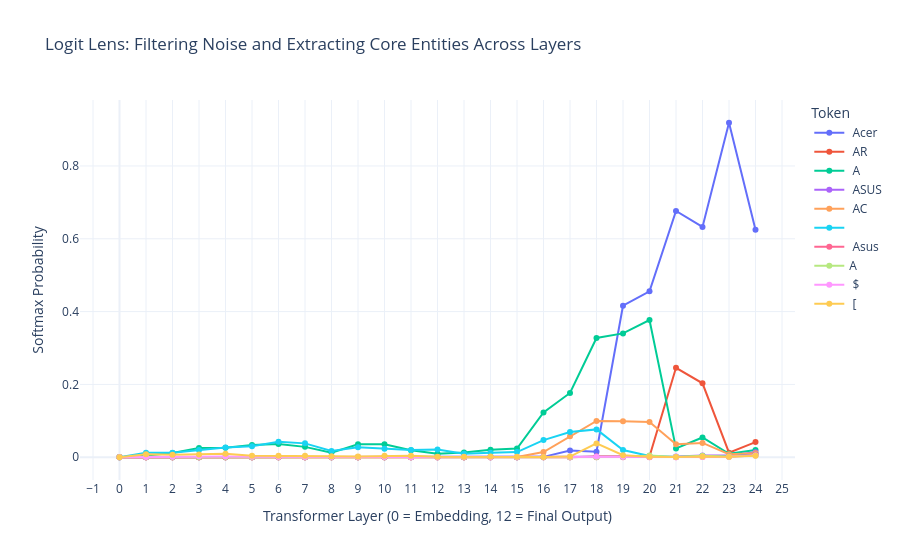

The notebook cell this image was saved under:
### Code cell
# Generate Interactive Plotly Chart
fig = px.line(
    df,
    x="Layer_Num",
    y="Probability",
    color="Token",
    title="Logit Lens: Filtering Noise and Extracting Core Entities Across Layers",
    labels={
        "Layer_Num": "Transformer Layer (0 = Embedding, 12 = Final Output)",
        "Probability": "Softmax Probability"
    },
    markers=True,
    template="plotly_white"
)

fig.update_layout(
    xaxis=dict(tickmode='linear', tick0=0, dtick=1),
    hovermode="x unified"
)

# Renders the interactive widget in Colab
fig.show()

### Figure 1 — Plotly figure (JSON) as saved in the notebook; plotly's stock layout.template omitted (floating-point values rounded to 4 significant figures)
{"data": [{"hovertemplate": "Token= Acer<br>Transformer Layer (0 = Embedding, 12 = Final Output)=%{x}<br>Softmax Probability=%{y}<extra></extra>", "legendgroup": " Acer", "line": {"color": "#636efa", "dash": "solid"}, "marker": {"symbol": "circle"}, "mode": "lines+markers", "name": " Acer", "orientation": "v", "showlegend": true, "type": "scatter", "x": [0, 1, 2, 3, 4, 5, 6, 7, 8, 9, 10, 11, 12, 13, 14, 15, 16, 17, 18, 19, 20, 21, 22, 23, 24], "xaxis": "x", "y": [2.398e-23, 6.705e-06, 4.975e-06, 1.601e-05, 5.572e-06, 3.086e-05, 1.883e-05, 8.703e-06, 5.174e-06, 4.068e-06, 4.705e-06, 2.104e-06, 7.336e-07, 1.411e-06, 7.788e-07, 6.461e-06, 0.001032, 0.01842, 0.01528, 0.4161, 0.4556, 0.6763, 0.6325, 0.9186, 0.6246], "yaxis": "y"}, {"hovertemplate": "Token= AR<br>Transformer Layer (0 = Embedding, 12 = Final Output)=%{x}<br>Softmax Probability=%{y}<extra></extra>", "legendgroup": " AR", "line": {"color": "#EF553B", "dash": "solid"}, "marker": {"symbol": "circle"}, "mode": "lines+markers", "name": " AR", "orientation": "v", "showlegend": true, "type": "scatter", "x": [0, 1, 2, 3, 4, 5, 6, 7, 8, 9, 10, 11, 12, 13, 14, 15, 16, 17, 18, 19, 20, 21, 22, 23, 24], "xaxis": "x", "y": [1.69e-29, 0.0001035, 0.0002941, 0.0001872, 5.409e-05, 4.01e-05, 4.718e-05, 4.314e-05, 1.206e-05, 1.032e-05, 1.728e-05, 3.483e-05, 1.851e-05, 4.795e-06, 6.46e-06, 6.569e-06, 2.211e-05, 0.0002084, 0.002402, 0.001728, 0.002103, 0.2457, 0.2031, 0.01242, 0.0417], "yaxis": "y"}, {"hovertemplate": "Token= A<br>Transformer Layer (0 = Embedding, 12 = Final Output)=%{x}<br>Softmax Probability=%{y}<extra></extra>", "legendgroup": " A", "line": {"color": "#00cc96", "dash": "solid"}, "marker": {"symbol": "circle"}, "mode": "lines+markers", "name": " A", "orientation": "v", "showlegend": true, "type": "scatter", "x": [0, 1, 2, 3, 4, 5, 6, 7, 8, 9, 10, 11, 12, 13, 14, 15, 16, 17, 18, 19, 20, 21, 22, 23, 24], "xaxis": "x", "y": [1.279e-28, 0.004653, 0.01172, 0.02521, 0.02614, 0.03355, 0.0363, 0.0285, 0.01275, 0.03553, 0.03595, 0.01922, 0.009314, 0.01302, 0.02083, 0.02399, 0.1229, 0.1765, 0.3275, 0.3401, 0.3769, 0.02422, 0.05426, 0.009638, 0.01999], "yaxis": "y"}, {"hovertemplate": "Token= ASUS<br>Transformer Layer (0 = Embedding, 12 = Final Output)=%{x}<br>Softmax Probability=%{y}<extra></extra>", "legendgroup": " ASUS", "line": {"color": "#ab63fa", "dash": "solid"}, "marker": {"symbol": "circle"}, "mode": "lines+markers", "name": " ASUS", "orientation": "v", "showlegend": true, "type": "scatter", "x": [0, 1, 2, 3, 4, 5, 6, 7, 8, 9, 10, 11, 12, 13, 14, 15, 16, 17, 18, 19, 20, 21, 22, 23, 24], "xaxis": "x", "y": [2.751e-26, 5.612e-07, 9.71e-07, 3.476e-06, 1.987e-06, 5.621e-06, 5.009e-06, 1.39e-06, 2.13e-07, 2.049e-07, 3.858e-07, 2.613e-07, 2.522e-07, 2.987e-08, 2.646e-08, 9.12e-08, 4.453e-06, 4.426e-05, 0.0004642, 0.0009974, 0.001023, 0.001801, 0.005096, 0.004888, 0.01353], "yaxis": "y"}, {"hovertemplate": "Token= AC<br>Transformer Layer (0 = Embedding, 12 = Final Output)=%{x}<br>Softmax Probability=%{y}<extra></extra>", "legendgroup": " AC", "line": {"color": "#FFA15A", "dash": "solid"}, "marker": {"symbol": "circle"}, "mode": "lines+markers", "name": " AC", "orientation": "v", "showlegend": true, "type": "scatter", "x": [0, 1, 2, 3, 4, 5, 6, 7, 8, 9, 10, 11, 12, 13, 14, 15, 16, 17, 18, 19, 20, 21, 22, 23, 24], "xaxis": "x", "y": [1.102e-28, 2.354e-05, 4.123e-05, 5.203e-05, 5.176e-05, 3.88e-05, 8.397e-05, 3.467e-05, 2.573e-05, 4.858e-05, 5.786e-05, 3.674e-05, 8.979e-06, 3.588e-05, 5.598e-05, 0.0005405, 0.01419, 0.05736, 0.09986, 0.09917, 0.09689, 0.03565, 0.03934, 0.008495, 0.01091], "yaxis": "y"}, {"hovertemplate": "Token=\n<br>Transformer Layer (0 = Embedding, 12 = Final Output)=%{x}<br>Softmax Probability=%{y}<extra></extra>", "legendgroup": "\n", "line": {"color": "#19d3f3", "dash": "solid"}, "marker": {"symbol": "circle"}, "mode": "lines+markers", "name": "\n", "orientation": "v", "showlegend": true, "type": "scatter", "x": [0, 1, 2, 3, 4, 5, 6, 7, 8, 9, 10, 11, 12, 13, 14, 15, 16, 17, 18, 19, 20, 21, 22, 23, 24], "xaxis": "x", "y": [2.318e-25, 0.01225, 0.01257, 0.01958, 0.02651, 0.03031, 0.04276, 0.03811, 0.01722, 0.02731, 0.02314, 0.0201, 0.02105, 0.009438, 0.0127, 0.01431, 0.04717, 0.06922, 0.07648, 0.01989, 0.003321, 0.0006873, 0.003527, 0.002312, 0.007169], "yaxis": "y"}, {"hovertemplate": "Token= Asus<br>Transformer Layer (0 = Embedding, 12 = Final Output)=%{x}<br>Softmax Probability=%{y}<extra></extra>", "legendgroup": " Asus", "line": {"color": "#FF6692", "dash": "solid"}, "marker": {"symbol": "circle"}, "mode": "lines+markers", "name": " Asus", "orientation": "v", "showlegend": true, "type": "scatter", "x": [0, 1, 2, 3, 4, 5, 6, 7, 8, 9, 10, 11, 12, 13, 14, 15, 16, 17, 18, 19, 20, 21, 22, 23, 24], "xaxis": "x", "y": [4.234e-25, 1.798e-07, 1.986e-07, 5.187e-07, 2.787e-07, 4.118e-07, 1.141e-07, 5.806e-08, 2.196e-08, 4.424e-08, 5.444e-08, 2.821e-08, 1.331e-08, 1.094e-08, 1.611e-08, 9.573e-08, 2.29e-06, 2.483e-05, 0.0001131, 0.0001798, 0.000228, 0.0001536, 0.0007333, 0.001478, 0.00705], "yaxis": "y"}, {"hovertemplate": "Token=A<br>Transformer Layer (0 = Embedding, 12 = Final Output)=%{x}<br>Softmax Probability=%{y}<extra></extra>", "legendgroup": "A", "line": {"color": "#B6E880", "dash": "solid"}, "marker": {"symbol": "circle"}, "mode": "lines+markers", "name": "A", "orientation": "v", "showlegend": true, "type": "scatter", "x": [0, 1, 2, 3, 4, 5, 6, 7, 8, 9, 10, 11, 12, 13, 14, 15, 16, 17, 18, 19, 20, 21, 22, 23, 24], "xaxis": "x", "y": [9.491e-23, 0.0001955, 0.0001304, 6.866e-05, 5.547e-05, 3.438e-05, 6.109e-05, 5.883e-05, 2.843e-05, 3.52e-05, 3.884e-05, 9.934e-06, 1.881e-06, 1.394e-06, 8.323e-07, 2.319e-06, 3.854e-05, 6.213e-05, 0.000131, 0.000919, 0.004973, 0.0004979, 0.003872, 0.001574, 0.005038], "yaxis": "y"}, {"hovertemplate": "Token= $<br>Transformer Layer (0 = Embedding, 12 = Final Output)=%{x}<br>Softmax Probability=%{y}<extra></extra>", "legendgroup": " $", "line": {"color": "#FF97FF", "dash": "solid"}, "marker": {"symbol": "circle"}, "mode": "lines+markers", "name": " $", "orientation": "v", "showlegend": true, "type": "scatter", "x": [0, 1, 2, 3, 4, 5, 6, 7, 8, 9, 10, 11, 12, 13, 14, 15, 16, 17, 18, 19, 20, 21, 22, 23, 24], "xaxis": "x", "y": [7.846e-28, 0.0007015, 0.001527, 0.002461, 0.001976, 0.001178, 0.000818, 0.0006005, 0.0008662, 0.0009159, 0.0004828, 0.0003094, 0.0003405, 0.0004069, 0.0003421, 0.0004163, 0.000772, 0.001683, 0.001833, 0.001676, 0.0005546, 0.0001333, 0.00098, 0.001155, 0.004883], "yaxis": "y"}, {"hovertemplate": "Token= [<br>Transformer Layer (0 = Embedding, 12 = Final Output)=%{x}<br>Softmax Probability=%{y}<extra></extra>", "legendgroup": " [", "line": {"color": "#FECB52", "dash": "solid"}, "marker": {"symbol": "circle"}, "mode": "lines+markers", "name": " [", "orientation": "v", "showlegend": true, "type": "scatter", "x": [0, 1, 2, 3, 4, 5, 6, 7, 8, 9, 10, 11, 12, 13, 14, 15, 16, 17, 18, 19, 20, 21, 22, 23, 24], "xaxis": "x", "y": [2.146e-27, 0.008422, 0.00703, 0.007481, 0.009666, 0.004328, 0.004436, 0.003872, 0.002934, 0.002023, 0.004038, 0.004429, 0.001714, 0.001237, 0.00202, 0.001074, 0.001015, 0.001732, 0.03808, 0.005643, 0.001515, 0.0009035, 0.00208, 0.001181, 0.004317], "yaxis": "y"}], "layout": {"hovermode": "x unified", "legend": {"title": {"text": "Token"}, "tracegroupgap": 0}, "title": {"text": "Logit Lens: Filtering Noise and Extracting Core Entities Across Layers"}, "xaxis": {"anchor": "y", "domain": [0, 1], "dtick": 1, "tick0": 0, "tickmode": "linear", "title": {"text": "Transformer Layer (0 = Embedding, 12 = Final Output)"}}, "yaxis": {"anchor": "x", "domain": [0, 1], "title": {"text": "Softmax Probability"}}}}
